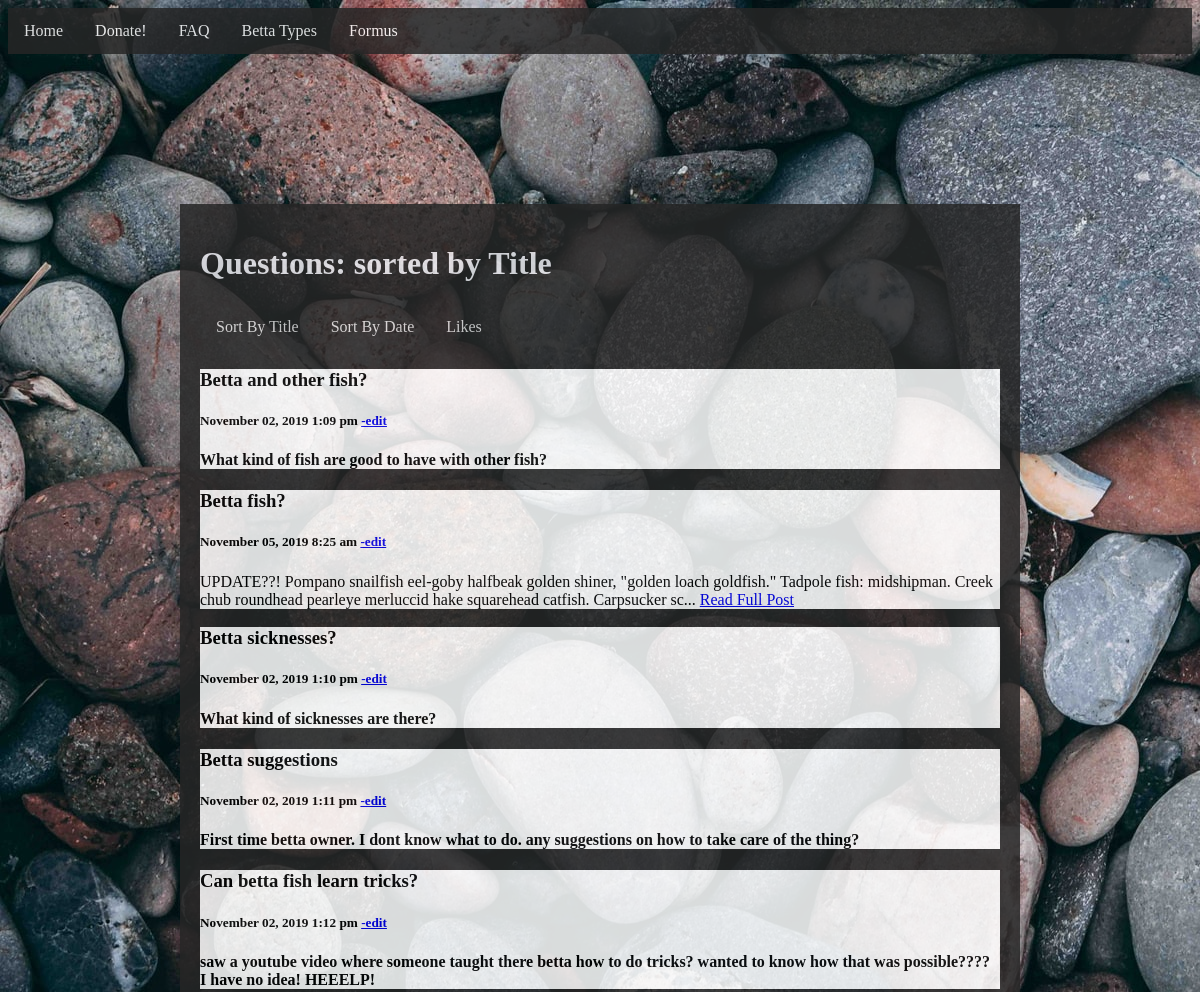
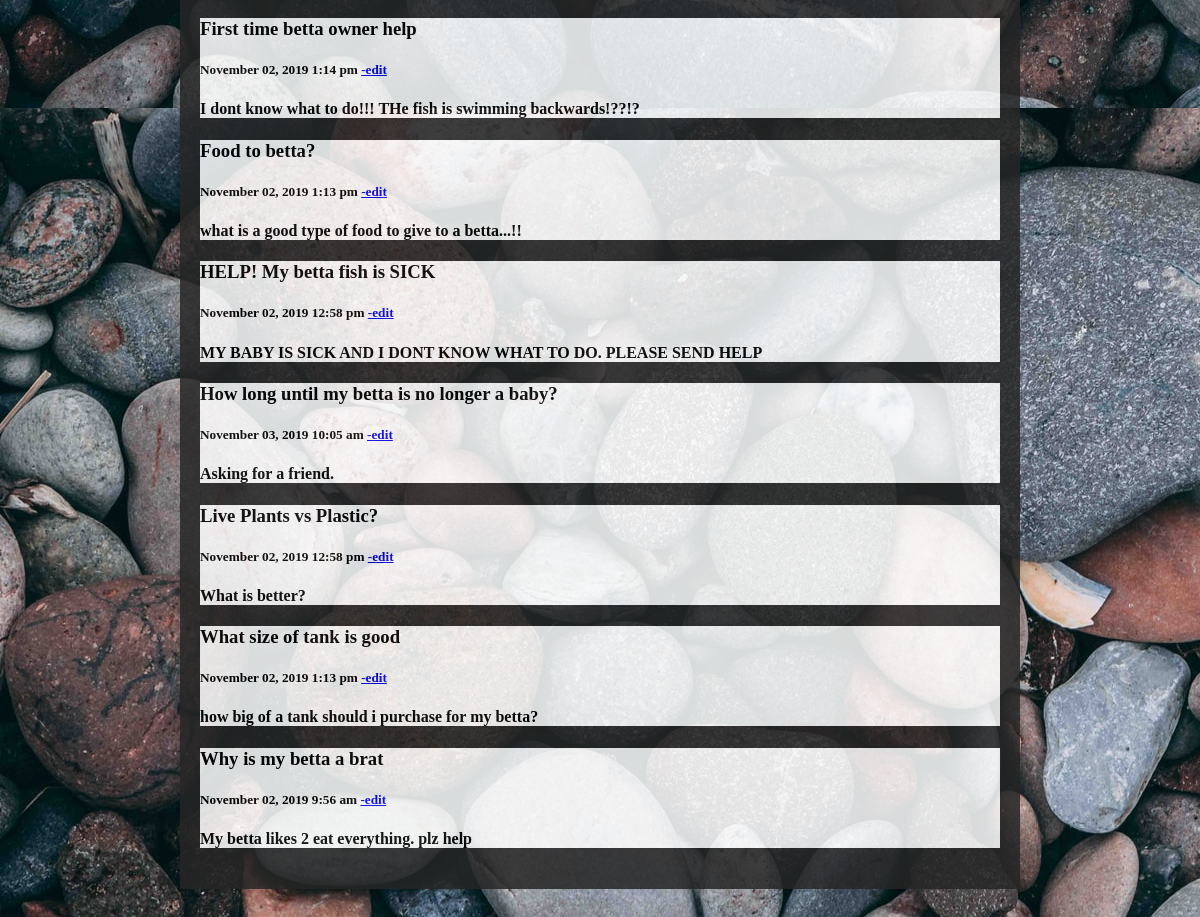
/sortByTitle.php, run on the app's committed database (2 pictures, top to bottom).
### tables this page shows
CREATE TABLE `questions` (
  `id` int(11) NOT NULL,
  `title` varchar(200) NOT NULL,
  `content` varchar(1000) NOT NULL,
  `date` datetime NOT NULL DEFAULT current_timestamp(),
  `dateUpdated` date DEFAULT NULL,
  `postId` int(11) NOT NULL
);

### sortByTitle.php (the view, shortened to what this page needs)
<?php
	    require('database/db_connect.php');
	    $query = "SELECT * FROM questions ORDER BY title" ;
	    $statement = $db->prepare($query);
	    $statement->execute();
?>
<!DOCTYPE html>
<html>
<head>
	<link rel="stylesheet" type="text/css" href="styles/view.css">
</head>
<body>
	 <?php include('components/nav.php'); ?>
    <div id="wrapper">
    <h1>Questions: sorted by Title</h1>
     <?php include('components/sortNav.php'); ?>
     	<?php while($row = $statement -> fetch()): ?>
     	  <div id="indie">
      <?php $date = date_create( $row['date']) ?>
      <h3> <?= $row['title'] ?> </h3>
      <h5> <?= date_format($date,"F d, Y g:i a" ) ?>
      <a href="edit.php?id=<?=$row['id']?>">-edit</a></h5>
      <?php if(strlen($row['content']) > 200 ): ?>
        <?= substr($row['content'], 0, 200 ) . "... "; ?>
          <a href="fullPost.php?id=<?= $row['id'] ?>" id="full-blog-link"> Read Full Post</a>
      <?php else: ?>
        <h4> <?= $row['content']  ?></h4>
      <?php endif;?>
      </div>
    <?php endwhile ?>
</body>
</html>

### styles/view.css (style rules this page uses)
body { background-image: url("images/indexMultRocks.jpg"); background-attachment: fixed; }
#wrapper { width: 800px; margin: 150px auto; text-align: left; padding: 20px; background: #262626; opacity: 0.85; }
#indie { background-color: white; }
h1 { color: #f0f0f5; }
h4 { color: black; }

### data on the page
questions: title "Betta and other fish?", date "November 02, 2019 1:09 pm", content "What kind of fish are good to have with other fish?"
questions: title "Betta fish?", date "November 05, 2019 8:25 am", content "UPDATE??! Pompano snailfish eel-goby halfbeak golden shiner, \"golden loach goldfish.\" Tadpole fish: midshipman. Creek chub roundhead pearleye merluccid hake squarehead catfish. Carpsucker sc"
questions: title "Betta sicknesses?", date "November 02, 2019 1:10 pm", content "What kind of sicknesses are there?"
questions: title "Betta suggestions", date "November 02, 2019 1:11 pm", content "First time betta owner. I dont know what to do. any suggestions on how to take care of the thing?"
questions: title "Can betta fish learn tricks?", date "November 02, 2019 1:12 pm", content "saw a youtube video where someone taught there betta how to do tricks? wanted to know how that was possible???? I have no idea! HEEELP!"
questions: title "First time betta owner help", date "November 02, 2019 1:14 pm", content "I dont know what to do!!! THe fish is swimming backwards!??!?"
questions: title "Food to betta?", date "November 02, 2019 1:13 pm", content "what is a good type of food to give to a betta...!!"
questions: title "HELP! My betta fish is SICK", date "November 02, 2019 12:58 pm", content "MY BABY IS SICK AND I DONT KNOW WHAT TO DO. PLEASE SEND HELP"
questions: title "How long until my betta is no longer a baby?", date "November 03, 2019 10:05 am", content "Asking for a friend."
questions: title "Live Plants vs Plastic?", date "November 02, 2019 12:58 pm", content "What is better?"
questions: title "What size of tank is good", date "November 02, 2019 1:13 pm", content "how big of a tank should i purchase for my betta?"
questions: title "Why is my betta a brat", date "November 02, 2019 9:56 am", content "My betta likes 2 eat everything. plz help"
